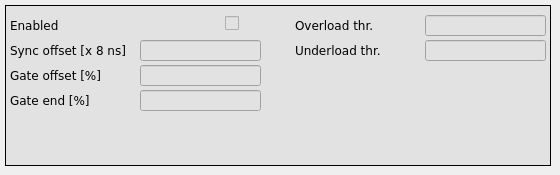
      <widget class="QWidget" name="tab_2">
       <attribute name="title">
        <string>T Bunch-by-Bunch DSP</string>
       </attribute>
       <widget class="caFrame" name="caframe_13">
        <property name="geometry">
         <rect>
          <x>5</x>
          <y>5</y>
          <width>546</width>
          <height>161</height>
         </rect>
        </property>
        <property name="styleSheet">
         <string notr="true">background-color: rgb(226, 226, 226);</string>
        </property>
        <property name="frameShape">
         <enum>QFrame::Box</enum>
        </property>
        <widget class="caLed" name="caled_8">
         <property name="geometry">
          <rect>
           <x>240</x>
           <y>10</y>
           <width>16</width>
           <height>16</height>
          </rect>
         </property>
         <property name="font">
          <font>
           <family>DejaVu Sans</family>
           <pointsize>9</pointsize>
          </font>
         </property>
         <property name="scaleContents">
          <bool>true</bool>
         </property>
         <property name="channel" stdset="0">
          <string notr="true">$(BPM):dsp:tbbb:enable</string>
         </property>
         <property name="falseColor">
          <color alpha="0">
           <red>255</red>
           <green>0</green>
           <blue>0</blue>
          </color>
         </property>
         <property name="trueColor">
          <color>
           <red>0</red>
           <green>255</green>
           <blue>0</blue>
          </color>
         </property>
         <property name="trueValue">
          <string>true</string>
         </property>
         <property name="falseValue">
          <string>false</string>
         </property>
        </widget>
        <widget class="caTextEntry" name="caTextEntry_10">
         <property name="geometry">
          <rect>
           <x>135</x>
           <y>60</y>
           <width>121</width>
           <height>21</height>
          </rect>
         </property>
         <property name="font">
          <font>
           <family>Monospace</family>
           <pointsize>10</pointsize>
          </font>
         </property>
         <property name="alignment">
          <set>Qt::AlignRight|Qt::AlignTrailing|Qt::AlignVCenter</set>
         </property>
         <property name="channel" stdset="0">
          <string notr="true">$(BPM):dsp:tbbb:threshold:gate_offset</string>
         </property>
         <property name="background">
          <color>
           <red>255</red>
           <green>255</green>
           <blue>255</blue>
          </color>
         </property>
         <property name="precision">
          <number>4</number>
         </property>
         <property name="precisionMode">
          <enum>caLineEdit::User</enum>
         </property>
         <property name="fontScaleMode">
          <enum>caLineEdit::WidthAndHeight</enum>
         </property>
        </widget>
        <widget class="caTextEntry" name="caTextEntry_11">
         <property name="geometry">
          <rect>
           <x>135</x>
           <y>35</y>
           <width>121</width>
           <height>21</height>
          </rect>
         </property>
         <property name="font">
          <font>
           <family>Monospace</family>
           <pointsize>10</pointsize>
          </font>
         </property>
         <property name="alignment">
          <set>Qt::AlignRight|Qt::AlignTrailing|Qt::AlignVCenter</set>
         </property>
         <property name="channel" stdset="0">
          <string notr="true">$(BPM):dsp:acq_control:sync_offset</string>
         </property>
         <property name="background">
          <color>
           <red>255</red>
           <green>255</green>
           <blue>255</blue>
          </color>
         </property>
         <property name="fontScaleMode">
          <enum>caLineEdit::WidthAndHeight</enum>
         </property>
        </widget>
        <widget class="QLabel" name="label_86">
         <property name="geometry">
          <rect>
           <x>5</x>
           <y>35</y>
           <width>126</width>
           <height>20</height>
          </rect>
         </property>
         <property name="font">
          <font>
           <family>DejaVu Sans</family>
          </font>
         </property>
         <property name="text">
          <string>Sync offset [x 8 ns]</string>
         </property>
        </widget>
        <widget class="QLabel" name="label_87">
         <property name="geometry">
          <rect>
           <x>5</x>
           <y>60</y>
           <width>115</width>
           <height>20</height>
          </rect>
         </property>
         <property name="font">
          <font>
           <family>DejaVu Sans</family>
          </font>
         </property>
         <property name="text">
          <string>Gate offset [%]</string>
         </property>
        </widget>
        <widget class="caTextEntry" name="caTextEntry_12">
         <property name="geometry">
          <rect>
           <x>135</x>
           <y>85</y>
           <width>121</width>
           <height>21</height>
          </rect>
         </property>
         <property name="font">
          <font>
           <family>Monospace</family>
           <pointsize>10</pointsize>
          </font>
         </property>
         <property name="alignment">
          <set>Qt::AlignRight|Qt::AlignTrailing|Qt::AlignVCenter</set>
         </property>
         <property name="channel" stdset="0">
          <string notr="true">$(BPM):dsp:tbbb:threshold:gate_end</string>
         </property>
         <property name="background">
          <color>
           <red>255</red>
           <green>255</green>
           <blue>255</blue>
          </color>
         </property>
         <property name="precision">
          <number>4</number>
         </property>
         <property name="precisionMode">
          <enum>caLineEdit::User</enum>
         </property>
         <property name="fontScaleMode">
          <enum>caLineEdit::WidthAndHeight</enum>
         </property>
        </widget>
        <widget class="QLabel" name="label_88">
         <property name="geometry">
          <rect>
           <x>5</x>
           <y>85</y>
           <width>116</width>
           <height>20</height>
          </rect>
         </property>
         <property name="font">
          <font>
           <family>DejaVu Sans</family>
          </font>
         </property>
         <property name="text">
          <string>Gate end [%]</string>
         </property>
        </widget>
        <widget class="caTextEntry" name="caTextEntry_13">
         <property name="geometry">
          <rect>
           <x>420</x>
           <y>10</y>
           <width>121</width>
           <height>21</height>
          </rect>
         </property>
         <property name="font">
          <font>
           <family>Monospace</family>
           <pointsize>10</pointsize>
          </font>
         </property>
         <property name="alignment">
          <set>Qt::AlignRight|Qt::AlignTrailing|Qt::AlignVCenter</set>
         </property>
         <property name="channel" stdset="0">
          <string notr="true">$(BPM):dsp:tbbb:threshold:overload</string>
         </property>
         <property name="background">
          <color>
           <red>255</red>
           <green>255</green>
           <blue>255</blue>
          </color>
         </property>
         <property name="fontScaleMode">
          <enum>caLineEdit::WidthAndHeight</enum>
         </property>
        </widget>
        <widget class="QLabel" name="label_89">
         <property name="geometry">
          <rect>
           <x>290</x>
           <y>10</y>
           <width>121</width>
           <height>20</height>
          </rect>
         </property>
         <property name="font">
          <font>
           <family>DejaVu Sans</family>
          </font>
         </property>
         <property name="text">
          <string>Overload thr.</string>
         </property>
        </widget>
        <widget class="QLabel" name="label_92">
         <property name="geometry">
          <rect>
           <x>290</x>
           <y>35</y>
           <width>126</width>
           <height>20</height>
          </rect>
         </property>
         <property name="font">
          <font>
           <family>DejaVu Sans</family>
          </font>
         </property>
         <property name="text">
          <string>Underload thr.</string>
         </property>
        </widget>
        <widget class="caTextEntry" name="caTextEntry_15">
         <property name="geometry">
          <rect>
           <x>420</x>
           <y>35</y>
           <width>121</width>
           <height>21</height>
          </rect>
         </property>
         <property name="font">
          <font>
           <family>Monospace</family>
           <pointsize>10</pointsize>
          </font>
         </property>
         <property name="alignment">
          <set>Qt::AlignRight|Qt::AlignTrailing|Qt::AlignVCenter</set>
         </property>
         <property name="channel" stdset="0">
          <string notr="true">$(BPM):dsp:tbbb:threshold:underload</string>
         </property>
         <property name="background">
          <color>
           <red>255</red>
           <green>255</green>
           <blue>255</blue>
          </color>
         </property>
         <property name="fontScaleMode">
          <enum>caLineEdit::WidthAndHeight</enum>
         </property>
        </widget>
        <widget class="QLabel" name="label_93">
         <property name="geometry">
          <rect>
           <x>5</x>
           <y>10</y>
           <width>131</width>
           <height>20</height>
          </rect>
         </property>
         <property name="font">
          <font>
           <family>DejaVu Sans</family>
          </font>
         </property>
         <property name="text">
          <string>Enabled</string>
         </property>
        </widget>
        <widget class="caToggleButton" name="catogglebutton_6">
         <property name="geometry">
          <rect>
           <x>220</x>
           <y>10</y>
           <width>16</width>
           <height>16</height>
          </rect>
         </property>
         <property name="font">
          <font>
           <family>DejaVu Sans</family>
           <pointsize>9</pointsize>
          </font>
         </property>
         <property name="channel" stdset="0">
          <string notr="true">$(BPM):dsp:tbbb:enable</string>
         </property>
        </widget>
       </widget>
      </widget>
